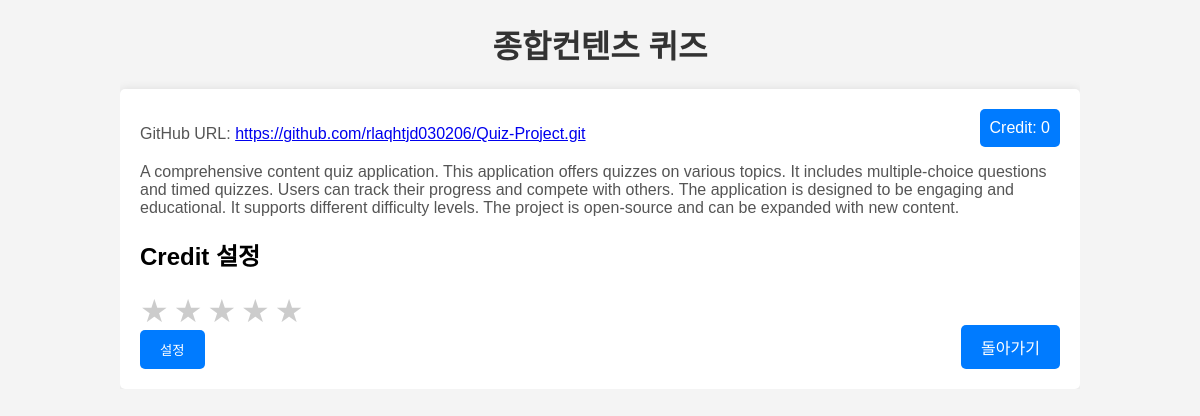
The page /종합컨텐츠 퀴즈/ on the database its author committed.
### display/models.py (models this page shows)
class Proj(models.Model) :
    name = models.CharField(max_length=20)
    contents = models.CharField(max_length=300)
    githuburl = models.CharField(max_length=50)
    credit = models.IntegerField(default=0)

### display/views.py (the view)
# urls.py: path('<str:name>/', views.display_proj, name='proj_detail')
def display_proj(request, name):
    project = get_object_or_404(Proj, name=name)
    if request.method == 'POST':
        form = CreditForm(request.POST)
        if form.is_valid():
            project.credit = form.cleaned_data['credit']
            project.save()
            return redirect('proj_detail', name=project.name)
    else:
        form = CreditForm()
    return render(request, 'display/proj_detail.html', {'project': project, 'form': form})

### display/templates/display/proj_detail.html (shortened to what this page needs)
<!DOCTYPE html>
<html>
<head>
</head>
<body>
    <div class="container">
        <h1>{{ project.name }}</h1>
        <div class="project-details">
            <div class="credit">
                Credit: {{ project.credit }}
            </div>
            <p>GitHub URL: <a href="{{ project.githuburl }}">{{ project.githuburl }}</a></p>
            <div class="contents">
                <p>{{ project.contents }}</p>
            </div>
            <div class="credit-form">
                <h2>Credit 설정</h2>
                <form method="post">
                    <div class="stars">
                        <span class="star" onclick="selectStar(1)">&#9733;</span>
                        <span class="star" onclick="selectStar(2)">&#9733;</span>
                        <span class="star" onclick="selectStar(3)">&#9733;</span>
                        <span class="star" onclick="selectStar(4)">&#9733;</span>
                        <span class="star" onclick="selectStar(5)">&#9733;</span>
                    </div>
                    <button type="submit">설정</button>
                </form>
            </div>
            <a href="/" class="back-button">돌아가기</a>
        </div>
    </div>
</body>
</html>

### display/templates/display/proj_detail.html (style rules this page uses)
body { font-family: Arial, sans-serif; margin: 0; padding: 0; background-color: #f4f4f4; }
.container { width: 80%; margin: auto; overflow: hidden; position: relative; }
h1 { text-align: center; color: #333; }
.project-details { background: #fff; padding: 20px; border-radius: 5px; box-shadow: 0 0 10px rgba(0, 0, 0, 0.1); margin-top: 20px; position: relative; }
.project-details p { color: #555; }
.credit { position: absolute; top: 20px; right: 20px; background-color: #007BFF; color: white; padding: 10px; border-radius: 5px; }
.credit-form { margin-top: 20px; }
.credit-form button { background-color: #007BFF; color: white; border: none; padding: 10px 20px; border-radius: 5px; cursor: pointer; }
.contents { margin-top: 20px; }
.stars { display: flex; gap: 5px; }
.star { font-size: 2em; cursor: pointer; color: #ccc; }
.back-button { position: absolute; bottom: 20px; right: 20px; background-color: #007BFF; color: white; padding: 10px 20px; border-radius: 5px; cursor: pointer; text-decoration: none; }

### rows shown on the page
Proj: name "종합컨텐츠 퀴즈", credit "0", githuburl "https://github.com/rlaqhtjd030206/Quiz-Project.git", contents "A comprehensive content quiz application. This application offers quizzes on various topics. It includes multiple-choice questions and timed quizzes. Users can track their progress and compete with others. The application is designed to be engaging and educational. It supports different difficulty levels. The project is open-source and can be expanded with new content."
